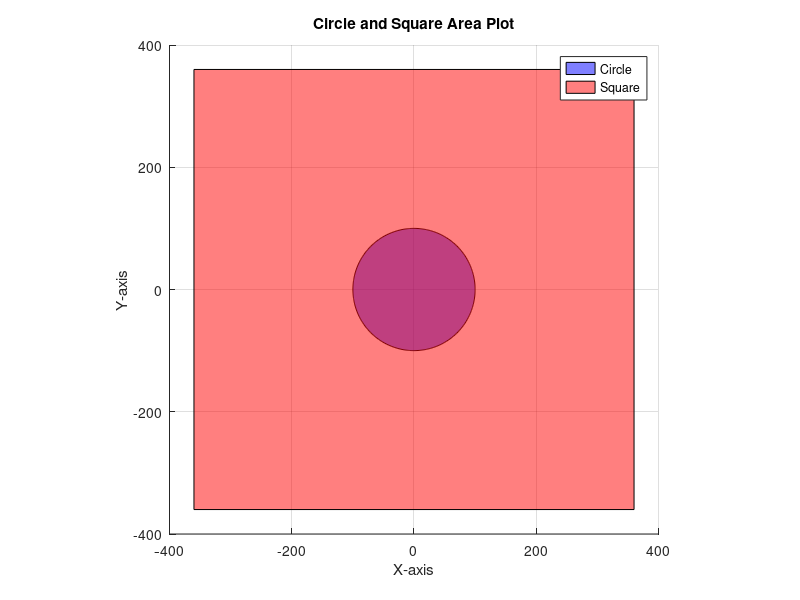

This figure's MATLAB source:
% Define parameters
radius = 100; % Radius of the circle
sideLength = 720; % Side length of the square

% Create a figure
figure;

% Plot the circle
theta = linspace(0, 2*pi, 360); % Angle for circle
x_circle = radius * cos(theta); % X data for circle
y_circle = radius * sin(theta); % Y data for circle
hold on; % Hold on to plot multiple shapes
fill(x_circle, y_circle, 'b', 'FaceAlpha', 0.5, 'DisplayName', 'Circle'); % Fill circle

% Plot the square
x_square = [-1, 1, 1, -1, -1] * (sideLength / 2); % X data for square
y_square = [-1, -1, 1, 1, -1] * (sideLength / 2); % Y data for square
fill(x_square, y_square, 'r', 'FaceAlpha', 0.5, 'DisplayName', 'Square'); % Fill square

% Set axis properties
axis equal; % Equal scaling
xlim([-400 400]); % X limits
ylim([-400 400]); % Y limits
title('Circle and Square Area Plot');
xlabel('X-axis');
ylabel('Y-axis');
legend show; % Show legend
grid on; % Enable grid
hold off; % Release hold
